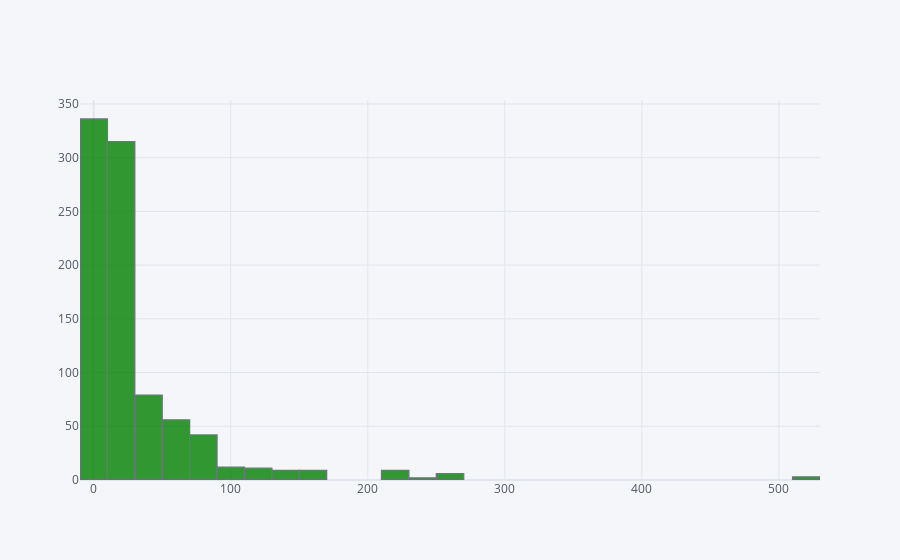

Write notebook code for a chart like this one.
### Code cell
train['Fare'].iplot(kind='hist',bins=30,color='green')

### Figure 1 — Plotly figure (JSON) as saved in the notebook; plotly's stock layout.template omitted (floating-point values rounded to 4 significant figures; data arrays with more than 128 entries replaced by an {"elided": "..."} marker saying what was removed)
{"data": [{"histfunc": "count", "histnorm": "", "marker": {"color": "rgba(0, 128, 0, 1.0)", "line": {"color": "#4D5663", "width": 1.3}}, "name": "Fare", "nbinsx": 30, "opacity": 0.8, "orientation": "v", "type": "histogram", "x": {"elided": "889 float values"}}], "layout": {"barmode": "overlay", "legend": {"bgcolor": "#F5F6F9", "font": {"color": "#4D5663"}}, "paper_bgcolor": "#F5F6F9", "plot_bgcolor": "#F5F6F9", "title": {"font": {"color": "#4D5663"}}, "xaxis": {"gridcolor": "#E1E5ED", "showgrid": true, "tickfont": {"color": "#4D5663"}, "title": {"font": {"color": "#4D5663"}, "text": ""}, "zerolinecolor": "#E1E5ED"}, "yaxis": {"gridcolor": "#E1E5ED", "showgrid": true, "tickfont": {"color": "#4D5663"}, "title": {"font": {"color": "#4D5663"}, "text": ""}, "zerolinecolor": "#E1E5ED"}}}
